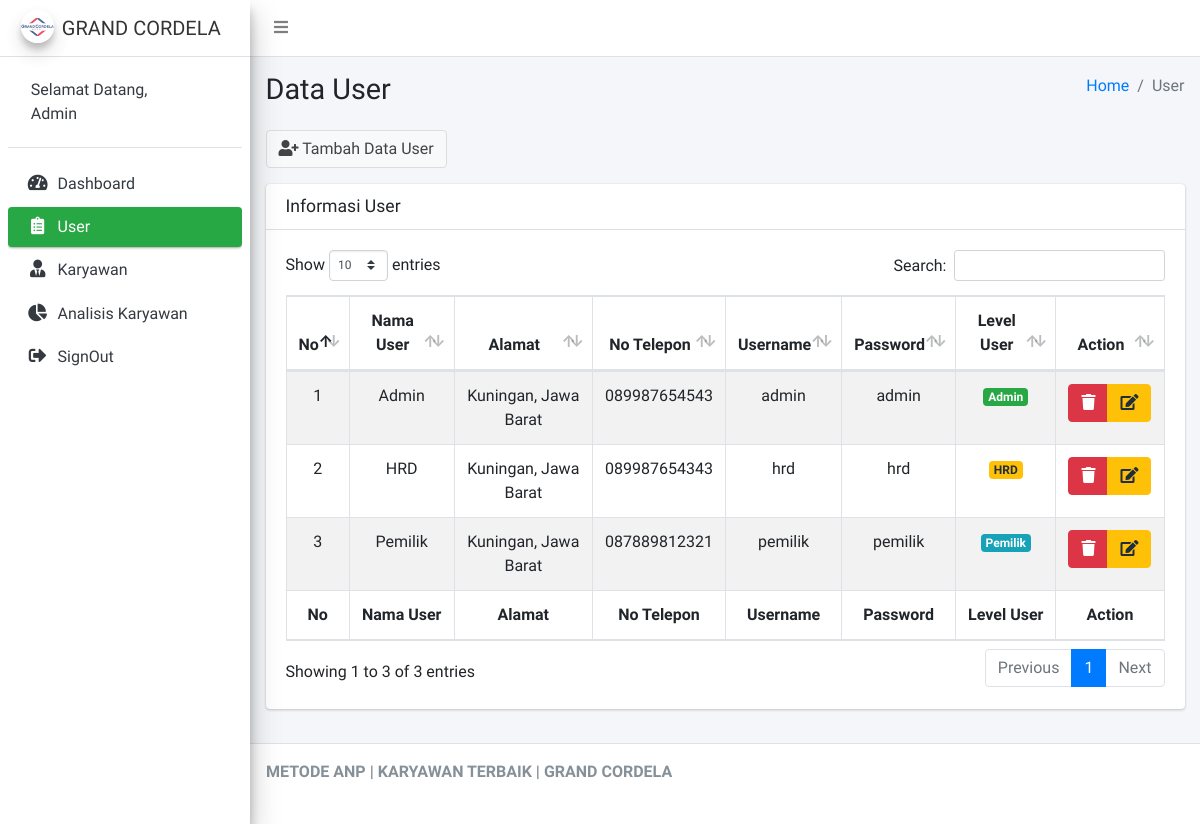
The app's page /Admin/cUser (signed in) with its own data.
### tables this page shows
CREATE TABLE `user` (
  `id_user` int(11) NOT NULL,
  `nama_user` varchar(125) NOT NULL,
  `alamat` text NOT NULL,
  `no_hp` varchar(15) NOT NULL,
  `username` varchar(125) NOT NULL,
  `password` varchar(125) NOT NULL,
  `level_user` int(11) NOT NULL
);

### application/controllers/Admin/cUser.php (called while the page is built, shortened)
<?php
class cUser extends CI_Controller
{
	public function __construct()
	{
		$this->load->model('mUser');
	}
	public function index()
	{
		$data = array(
			'user' => $this->mUser->select()
		);
		$this->load->view('Admin/Layout/head');
		$this->load->view('Admin/Layout/aside');
		$this->load->view('Admin/vUser', $data);
		$this->load->view('Admin/Layout/footer');
	}
}

### index.php (called while the page is built, shortened)
<?php
require_once BASEPATH.'core/CodeIgniter.php';

### application/models/mUser.php (called while the page is built, shortened)
<?php
class mUser extends CI_Model
{
	public function select()
	{
		$this->db->select('*');
		$this->db->from('user');
		return $this->db->get()->result();
	}
}

### application/views/Admin/vUser.php (the view, shortened to what this page needs)
<div class="content-wrapper">
	<section class="content-header">
		<div class="container-fluid">
			<div class="row mb-2">
				<div class="col-sm-6">
					<h1>Data User</h1>
				</div>
				<div class="col-sm-6">
					<ol class="breadcrumb float-sm-right">
						<li class="breadcrumb-item"><a href="#">Home</a></li>
						<li class="breadcrumb-item active">User</li>
					</ol>
				</div>
			</div>
		</div>
	</section>
	<section class="content">
		<div class="container-fluid">
			<div class="row">
				<div class="col-12  ">
					<button type="button" class="btn btn-default mb-3" data-toggle="modal" data-target="#modal-default">
						<i class="fas fa-user-plus"></i> Tambah Data User
					</button>
					<div class="card">
						<div class="card-header">
							<h3 class="card-title">Informasi User</h3>
						</div>
						<div class="card-body">
							<table id="example1" class="table table-bordered table-striped">
								<thead>
									<tr>
										<th class="text-center">No</th>
										<th class="text-center">Nama User</th>
										<th class="text-center">Alamat</th>
										<th class="text-center">No Telepon</th>
										<th class="text-center">Username</th>
										<th class="text-center">Password</th>
										<th class="text-center">Level User</th>
										<th class="text-center">Action</th>
									</tr>
								</thead>
								<tbody>
									<?php
									$no = 1;
									foreach ($user as $key => $value) {
									?>
										<tr>
											<td class="text-center"><?= $no++ ?></td>
											<td class="text-center"><?= $value->nama_user ?></td>
											<td class="text-center"><?= $value->alamat ?></td>
											<td class="text-center"><?= $value->no_hp ?></td>
											<td class="text-center"><?= $value->username ?></td>
											<td class="text-center"><?= $value->password ?></td>
											<td class="text-center"><?php
																	if ($value->level_user == '1') {
																	?>
													<span class="badge badge-success">Admin</span>
												<?php
																	} else if ($value->level_user == '2') {
												?>
													<span class="badge badge-warning">HRD</span>
												<?php
																	} else if ($value->level_user == '3') {
												?>
													<span class="badge badge-info">Pemilik</span>
												<?php
																	}
												?>
											</td>
											<td class="text-center">
												<div class="btn-group">
													<a href="<?= base_url('Admin/cUser/delete/' . $value->id_user) ?>" class="btn btn-danger"><i class="fas fa-trash"></i></a>
													<button type="button" data-toggle="modal" data-target="#edit<?= $value->id_user ?>" class="btn btn-warning"><i class="fas fa-edit"></i></button>
												</div>
											</td>
										</tr>
									<?php
									}
									?>
								</tbody>
								<tfoot>
									<tr>
										<th class="text-center">No</th>
										<th class="text-center">Nama User</th>
										<th class="text-center">Alamat</th>
										<th class="text-center">No Telepon</th>
										<th class="text-center">Username</th>
										<th class="text-center">Password</th>
										<th class="text-center">Level User</th>
										<th class="text-center">Action</th>
									</tr>
								</tfoot>
							</table>
						</div>
					</div>
				</div>
			</div>
		</div>
	</section>
</div>

### records on screen
user: nama_user "Admin", alamat "Kuningan, Jawa Barat", no_hp "089987654543", username "admin", password "admin", level_user "Admin"
user: nama_user "HRD", alamat "Kuningan, Jawa Barat", no_hp "089987654343", username "hrd", password "hrd", level_user "HRD"
user: nama_user "Pemilik", alamat "Kuningan, Jawa Barat", no_hp "087889812321", username "pemilik", password "pemilik", level_user "Pemilik"
